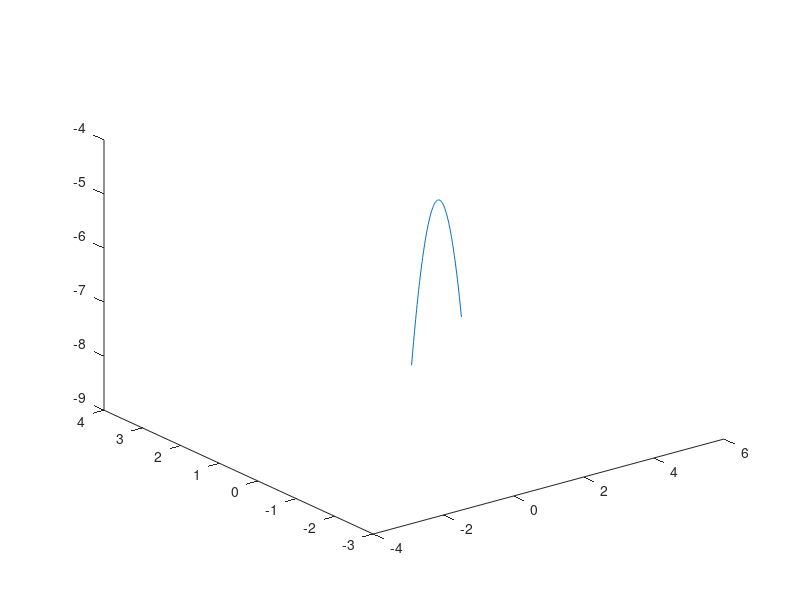

This figure's MATLAB source: (Note: this script raises an error after producing the figure.)
clear;
clc
close all;
%% Definição de constantes e coeficientes 

amostras=100;
t = linspace(-5, 5, amostras);



randomz=0.01*randn(1,amostras);
randomx=0.01*randn(1,amostras);
randomy=0.1*randn(1,amostras);
random_other=randn(1,amostras);

%ponto de origem do inimigo
x0=random_other(3);
y0=random_other(4);
z0=random_other(5);

a=-50*abs(randomz(1));
b=10*random_other(2);

azimute=pi*random_other(6);
%% Gerando trajetorias parabolicas com implementação de ruido de distribuiçao normal (1,0)

x=t.*cos(azimute)+x0;
y=t.*sin(azimute)+y0;

% for n=1:1:amostras
%     x1(n)=x(n)+randomx(n);
% 
% end
% 
% for n=1:1:amostras
%     y1(n)=y(n)+randomy(n);
% 
% end

z = a*(x.^2+y.^2)+b+z0;


distancia_medida=sqrt(z.^2+x.^2+y.^2);

azimute_medido=atan2(y, x);

phi_medido=atan2(sqrt(x.^2 + y.^2), z)

%subplot(2,1,1)
plot3(x, y, z)

% for n=1:1:amostras
% 
%     z1(n)=z(n)+randomz(n);
% 
% end
%% Plotando os gráficos

 
% plot3(x1,y1,z1);
% axis equal
% xlabel('x(t)')
% ylabel('y(t)')
% zlabel('z(t)')





%% COlocando ruido
%[Xi,Yi]=meshgrid(t,t);
%Zi=griddata(x1,y1,z1,Xi,Yi);
%mesh(Xi,Yi,Zi);
%plot3(x1,y1,Zi,'*');



for n=1:1:amostras
    distancia_medida1(n)=distancia_medida(n)+randomx(n);
 
end

for n=1:1:amostras
   azimute_medido1(n)=azimute_medido(n)+randomx(n);
 
end

for n=1:1:amostras
    phi_medido1(n)=phi_medido(n)+randomx(n);
 
 end


%%

out = [distancia_medida1; azimute_medido1; phi_medido1];
writematrix(out, 'LabVIEW\Main Folder\adp.csv');

%subplot(2,1,2)
%plot3(distancia_medida,azimute_medido1,phi_medido1);
